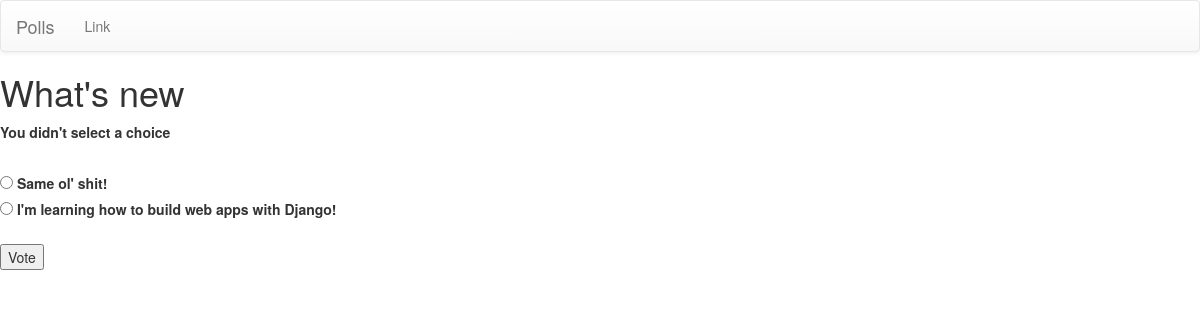
The page /polls/1/vote/ on the database its author committed.
### polls/models.py (models this page shows, shortened)
class  Question(models.Model):
    question_text = models.CharField(max_length = 200)
    pub_date = models.DateTimeField('date published')

class Choice(models.Model):
    question = models.ForeignKey(Question, on_delete = models.CASCADE)
    choice_text = models.CharField(max_length = 200)
    votes = models.IntegerField(default = 0)

### polls/views.py (the view)
# urls.py: url(r'^(?P<question_id>[0-9]+)/vote/$', views.vote, name = 'vote')
def vote(request, question_id):
    question = get_object_or_404(Question, pk = question_id)
    try:
        selected_choice = question.choice_set.get(pk = request.POST['choice'])
    except (KeyError, Choice.DoesNotExist):
        return render(request, 'polls/detail.html', {'question' : question,
        'error_message' : "You didn't select a choice"})
    else:
        selected_choice.votes += 1
        selected_choice.save()
        return HttpResponseRedirect(reverse('polls:results', args=(question.id,)))

### polls/templates/polls/detail.html (shortened to what this page needs)
{% extends "polls/base.html" %}
{% block content %}
<h1>{{ question.question_text }}</h1>
{% if error_message %}
<p><strong>{{ error_message }}</strong></p>
{% endif %}
<br/>
<form action="{% url 'polls:vote' question.id %}" method="post">
{% for choice in question.choice_set.all %}
  <input type="radio" name="choice" id="choice{{ forloop.counter }}"
  value="{{ choice.id}}" />
  <label for="choice{{ forloop.count }}">{{ choice.choice_text }}
  </label><br/>
{% endfor %}
<br/>
<input type="submit" value="Vote" />
</form>
{% endblock %}

### rows shown on the page
Question: question_text "What's new"
Choice: choice_text "Same ol' shit!"
Choice: choice_text "I'm learning how to build web apps with Django!"

### other values the page prints
{{ error_message }} "You didn't select a choice"
